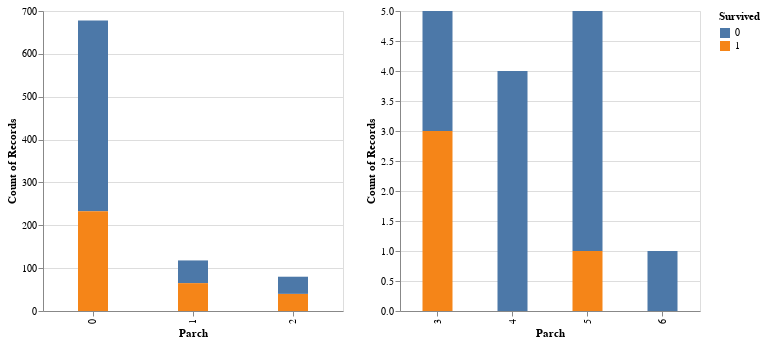

This figure's notebook cell:
### Markdown cell above
#### Parch

### Code cell
Parch1 = alt.Chart(data[data.Parch<3]).mark_bar(size=30).encode(
    alt.X('Parch:O'
         ),
    alt.Y('count(Parch)'
         ),
    color='Survived:N'
    ).properties(width=300)

Parch2 = alt.Chart(data[data.Parch>=3]).mark_bar(size=30).encode(
    alt.X('Parch:O'
         ),
    alt.Y('count(Parch)'
         ),
    color='Survived:N'
    ).properties(width=300)

Parch1 | Parch2

### Figure 1 — Vega-Lite specification as saved in the notebook (floating-point values rounded to 4 significant figures; data arrays with more than 128 entries replaced by an {"elided": "..."} marker saying what was removed)
{"config": {"view": {"continuousWidth": 400, "continuousHeight": 300}}, "hconcat": [{"data": {"name": "data-d78e497e8fd9bb1ff073fea218085388"}, "mark": {"type": "bar", "size": 30}, "encoding": {"color": {"field": "Survived", "type": "nominal"}, "x": {"field": "Parch", "type": "ordinal"}, "y": {"aggregate": "count", "field": "Parch", "type": "quantitative"}}, "width": 300}, {"data": {"name": "data-2109bbe7bc6ad67d8a49d21a4c0f806c"}, "mark": {"type": "bar", "size": 30}, "encoding": {"color": {"field": "Survived", "type": "nominal"}, "x": {"field": "Parch", "type": "ordinal"}, "y": {"aggregate": "count", "field": "Parch", "type": "quantitative"}}, "width": 300}], "$schema": "https://vega.github.io/schema/vega-lite/v4.17.0.json", "datasets": {"data-d78e497e8fd9bb1ff073fea218085388": {"elided": "876 records"}, "data-2109bbe7bc6ad67d8a49d21a4c0f806c": [{"PassengerId": 14, "Survived": 0, "Pclass": 3, "Name": "Andersson, Mr. Anders Johan", "Sex": "male", "Age": 39.0, "SibSp": 1, "Parch": 5, "Ticket": "347082", "Fare": 31.27, "Cabin": null, "Embarked": "S"}, {"PassengerId": 26, "Survived": 1, "Pclass": 3, "Name": "Asplund, Mrs. Carl Oscar (Selma Augusta Emilia Johansson)", "Sex": "female", "Age": 38.0, "SibSp": 1, "Parch": 5, "Ticket": "347077", "Fare": 31.39, "Cabin": null, "Embarked": "S"}, {"PassengerId": 87, "Survived": 0, "Pclass": 3, "Name": "Ford, Mr. William Neal", "Sex": "male", "Age": 16.0, "SibSp": 1, "Parch": 3, "Ticket": "W./C. 6608", "Fare": 34.38, "Cabin": null, "Embarked": "S"}, {"PassengerId": 168, "Survived": 0, "Pclass": 3, "Name": "Skoog, Mrs. William (Anna Bernhardina Karlsson)", "Sex": "female", "Age": 45.0, "SibSp": 1, "Parch": 4, "Ticket": "347088", "Fare": 27.9, "Cabin": null, "Embarked": "S"}, {"PassengerId": 361, "Survived": 0, "Pclass": 3, "Name": "Skoog, Mr. Wilhelm", "Sex": "male", "Age": 40.0, "SibSp": 1, "Parch": 4, "Ticket": "347088", "Fare": 27.9, "Cabin": null, "Embarked": "S"}, {"PassengerId": 438, "Survived": 1, "Pclass": 2, "Name": "Richards, Mrs. Sidney (Emily Hocking)", "Sex": "female", "Age": 24.0, "SibSp": 2, "Parch": 3, "Ticket": "29106", "Fare": 18.75, "Cabin": null, "Embarked": "S"}, {"PassengerId": 439, "Survived": 0, "Pclass": 1, "Name": "Fortune, Mr. Mark", "Sex": "male", "Age": 64.0, "SibSp": 1, "Parch": 4, "Ticket": "19950", "Fare": 263.0, "Cabin": "C23 C25 C27", "Embarked": "S"}, {"PassengerId": 568, "Survived": 0, "Pclass": 3, "Name": "Palsson, Mrs. Nils (Alma Cornelia Berglund)", "Sex": "female", "Age": 29.0, "SibSp": 0, "Parch": 4, "Ticket": "349909", "Fare": 21.07, "Cabin": null, "Embarked": "S"}, {"PassengerId": 611, "Survived": 0, "Pclass": 3, "Name": "Andersson, Mrs. Anders Johan (Alfrida Konstantia Brogren)", "Sex": "female", "Age": 39.0, "SibSp": 1, "Parch": 5, "Ticket": "347082", "Fare": 31.27, "Cabin": null, "Embarked": "S"}, {"PassengerId": 639, "Survived": 0, "Pclass": 3, "Name": "Panula, Mrs. Juha (Maria Emilia Ojala)", "Sex": "female", "Age": 41.0, "SibSp": 0, "Parch": 5, "Ticket": "3101295", "Fare": 39.69, "Cabin": null, "Embarked": "S"}, {"PassengerId": 679, "Survived": 0, "Pclass": 3, "Name": "Goodwin, Mrs. Frederick (Augusta Tyler)", "Sex": "female", "Age": 43.0, "SibSp": 1, "Parch": 6, "Ticket": "CA 2144", "Fare": 46.9, "Cabin": null, "Embarked": "S"}, {"PassengerId": 737, "Survived": 0, "Pclass": 3, "Name": "Ford, Mrs. Edward (Margaret Ann Watson)", "Sex": "female", "Age": 48.0, "SibSp": 1, "Parch": 3, "Ticket": "W./C. 6608", "Fare": 34.38, "Cabin": null, "Embarked": "S"}, {"PassengerId": 775, "Survived": 1, "Pclass": 2, "Name": "Hocking, Mrs. Elizabeth (Eliza Needs)", "Sex": "female", "Age": 54.0, "SibSp": 1, "Parch": 3, "Ticket": "29105", "Fare": 23.0, "Cabin": null, "Embarked": "S"}, {"PassengerId": 859, "Survived": 1, "Pclass": 3, "Name": "Baclini, Mrs. Solomon (Latifa Qurban)", "Sex": "female", "Age": 24.0, "SibSp": 0, "Parch": 3, "Ticket": "2666", "Fare": 19.26, "Cabin": null, "Embarked": "C"}, {"PassengerId": 886, "Survived": 0, "Pclass": 3, "Name": "Rice, Mrs. William (Margaret Norton)", "Sex": "female", "Age": 39.0, "SibSp": 0, "Parch": 5, "Ticket": "382652", "Fare": 29.12, "Cabin": null, "Embarked": "Q"}]}}
